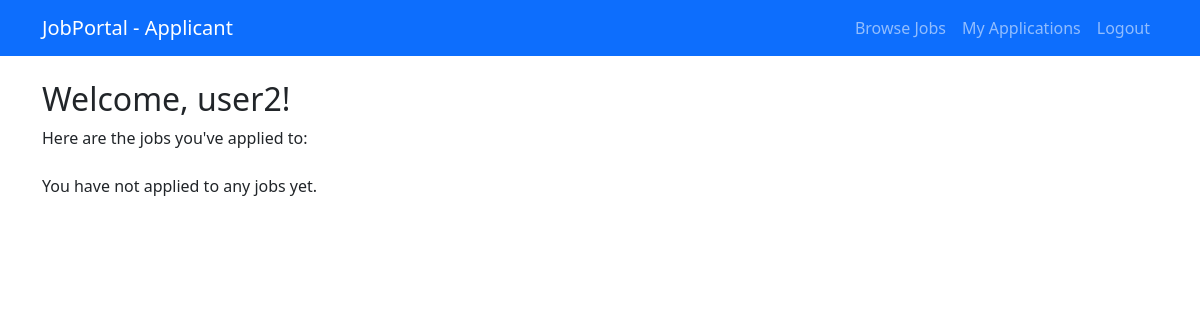
Before: /applicant/dashboard/ (signed in) with the older database file.
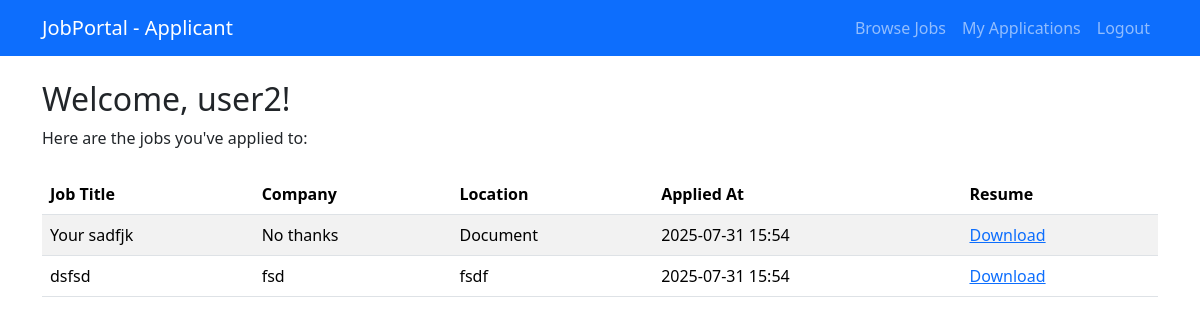
After: the same page with the newer database file.
### jobportal/models.py (models this page shows)
class Application(models.Model):
    STATUS_CHOICES = [
        ('Pending', 'Pending'),
        ('Approved', 'Approved'),
        ('Rejected', 'Rejected'),
    ]
    job = models.ForeignKey(Job, on_delete=models.CASCADE)
    applicant = models.ForeignKey(User, on_delete=models.CASCADE)
    resume = models.FileField(upload_to='resumes/')
    cover_letter = models.TextField()
    applied_at = models.DateTimeField(auto_now_add=True)
    status = models.CharField(max_length=20, choices=STATUS_CHOICES, default='Pending')

class Job(models.Model):
    title = models.CharField(max_length=100)
    company_name = models.CharField(max_length=100)
    location = models.CharField(max_length=100)
    description = models.TextField()
    posted_by = models.ForeignKey(User, on_delete=models.CASCADE)
    created_at = models.DateTimeField(auto_now_add=True)

### jobportal/views.py (the view)
# urls.py: path('applicant/dashboard/', views.applicant_dashboard, name='applicant_dashboard'),
@login_required
def applicant_dashboard(request):
    if request.user.profile.role != 'applicant':
        return redirect('login')  # Or raise PermissionDenied
    applications = Application.objects.filter(applicant=request.user).select_related('job')
    return render(request, 'applicant/dashboard.html', {'applications': applications})

### jobportal/templates/applicant/dashboard.html (shortened to what this page needs)
{% extends 'applicant/base.html' %}
{% block content %}
<h2>Welcome, {{ request.user.username }}!</h2>
<p class="mb-4">Here are the jobs you've applied to:</p>
{% if applications %}
<table class="table table-striped">
    <thead>
        <tr>
            <th>Job Title</th>
            <th>Company</th>
            <th>Location</th>
            <th>Applied At</th>
            <th>Resume</th>
        </tr>
    </thead>
    <tbody>
        {% for app in applications %}
        <tr>
            <td>{{ app.job.title }}</td>
            <td>{{ app.job.company_name }}</td>
            <td>{{ app.job.location }}</td>
            <td>{{ app.applied_at|date:"Y-m-d H:i" }}</td>
            <td><a href="{{ app.resume.url }}" target="_blank">Download</a></td>
        </tr>
        {% endfor %}
    </tbody>
</table>
{% else %}
<p>You have not applied to any jobs yet.</p>
{% endif %}
{% endblock %}

Changed rows visible on the page:
added Application: job "Your sadfjk", job.company_name "No thanks", job.location "Document", applied_at "2025-07-31 15:54"
added Application: job "dsfsd", job.company_name "fsd", job.location "fsdf", applied_at "2025-07-31 15:54"
Other visible differences:
text no longer shown: "You have not applied to any jobs yet."
text now shown: "Job Title Company Location Applied At Resume"
